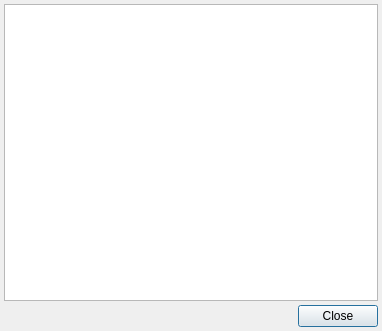
<?xml version="1.0" encoding="UTF-8"?>
<ui version="4.0">
 <class>ClientPayersList</class>
 <widget class="QDialog" name="ClientPayersList">
  <property name="geometry">
   <rect>
    <x>0</x>
    <y>0</y>
    <width>382</width>
    <height>331</height>
   </rect>
  </property>
  <property name="windowTitle">
   <string>Список плательщиков</string>
  </property>
  <property name="sizeGripEnabled">
   <bool>false</bool>
  </property>
  <layout class="QVBoxLayout" name="verticalLayout_2">
   <property name="spacing">
    <number>4</number>
   </property>
   <property name="margin">
    <number>4</number>
   </property>
   <item>
    <widget class="CTableView" name="tblPayersList"/>
   </item>
   <item>
    <widget class="QDialogButtonBox" name="buttonBox">
     <property name="orientation">
      <enum>Qt::Horizontal</enum>
     </property>
     <property name="standardButtons">
      <set>QDialogButtonBox::Close</set>
     </property>
     <property name="centerButtons">
      <bool>false</bool>
     </property>
    </widget>
   </item>
  </layout>
 </widget>
 <customwidgets>
  <customwidget>
   <class>CTableView</class>
   <extends>QTableView</extends>
   <header>library/TableView.h</header>
  </customwidget>
 </customwidgets>
 <tabstops>
  <tabstop>buttonBox</tabstop>
 </tabstops>
 <resources/>
 <connections>
  <connection>
   <sender>buttonBox</sender>
   <signal>accepted()</signal>
   <receiver>ClientPayersList</receiver>
   <slot>accept()</slot>
   <hints>
    <hint type="sourcelabel">
     <x>158</x>
     <y>121</y>
    </hint>
    <hint type="destinationlabel">
     <x>117</x>
     <y>106</y>
    </hint>
   </hints>
  </connection>
  <connection>
   <sender>buttonBox</sender>
   <signal>rejected()</signal>
   <receiver>ClientPayersList</receiver>
   <slot>reject()</slot>
   <hints>
    <hint type="sourcelabel">
     <x>238</x>
     <y>99</y>
    </hint>
    <hint type="destinationlabel">
     <x>247</x>
     <y>107</y>
    </hint>
   </hints>
  </connection>
 </connections>
</ui>
